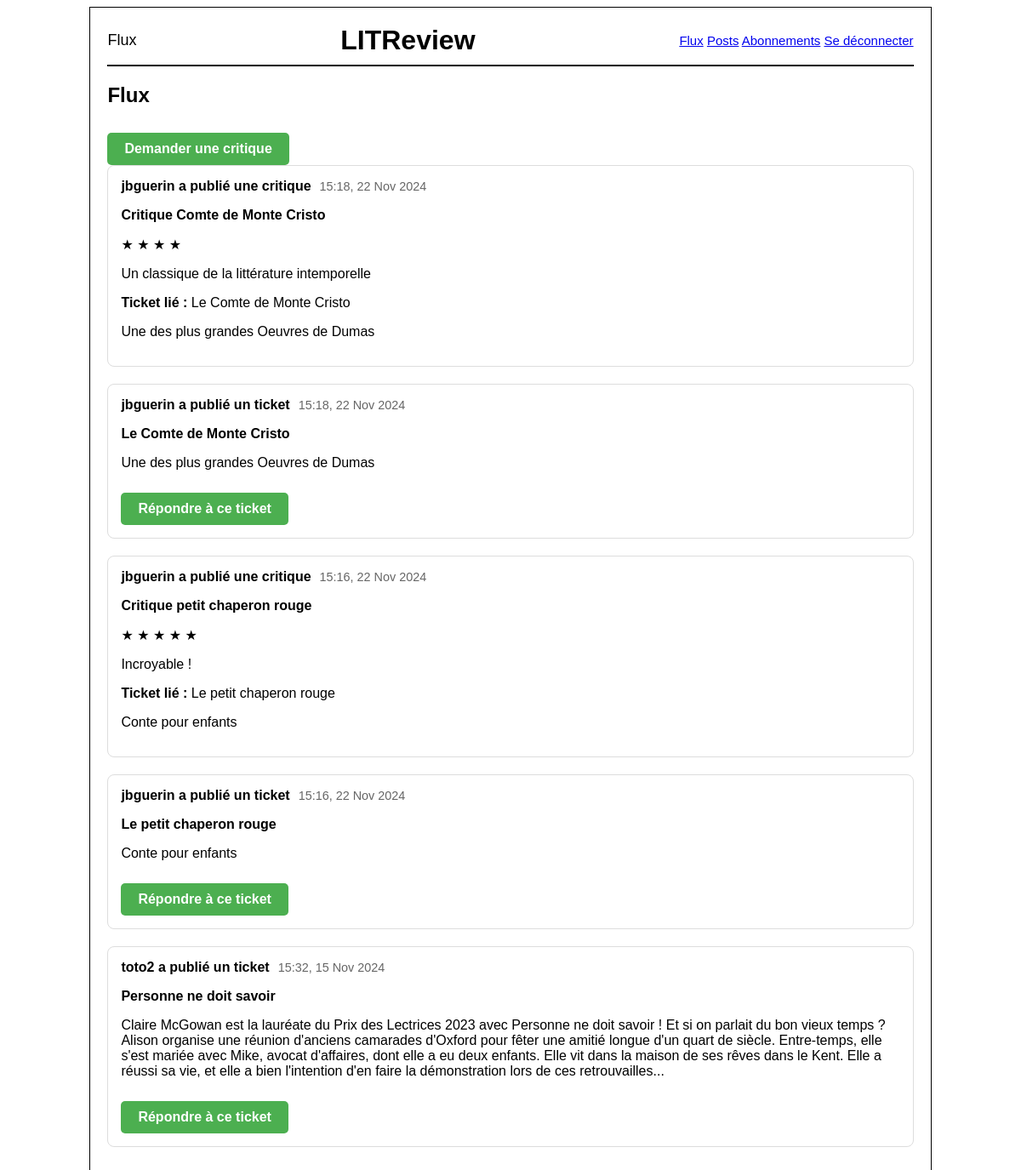
The app's page /flux/ (signed in) with its own data.
### review/models.py (models this page shows, shortened)
class Review(models.Model):
    ticket = models.ForeignKey(to=Ticket, on_delete=models.CASCADE)
    rating = models.PositiveSmallIntegerField(
        validators=[MinValueValidator(0), MaxValueValidator(5)])
    headline = models.CharField(max_length=128)
    body = models.TextField(max_length=8192, blank=True)
    user = models.ForeignKey(
        to=settings.AUTH_USER_MODEL, on_delete=models.CASCADE, null=True)
    time_created = models.DateTimeField(auto_now_add=True)
    contributors = models.ManyToManyField(
        settings.AUTH_USER_MODEL,
        through='ReviewContributor',
        related_name='contributions')

class Ticket(models.Model):
    title = models.CharField(max_length=128)
    description = models.TextField(max_length=2048, blank=True)
    user = models.ForeignKey(to=settings.AUTH_USER_MODEL, on_delete=models.CASCADE)
    image = models.ImageField(null=True, blank=True)
    time_created = models.DateTimeField(auto_now_add=True)

### authentification/models.py (models this page shows)
class User(AbstractUser):
    REVIEW_CREATOR = 'CREATOR'
    SUBSCRIBER = 'SUBSCRIBER'
    ROLE_CHOICES = (
        (REVIEW_CREATOR, 'créateur de review'),
        (SUBSCRIBER, 'abonné'),
    )
    role = models.CharField(max_length=30, choices=ROLE_CHOICES, verbose_name='rôle', default= REVIEW_CREATOR)
    follows = models.ManyToManyField(
        'self',
        limit_choices_to={'role': REVIEW_CREATOR},
        symmetrical=False,
        verbose_name='follow'
    )
    pass

### review/views.py (the view)
# urls.py: path("flux/", review.views.flux, name="flux"),
@login_required
def flux(request):
    followed_users = UserFollows.objects.filter(user=request.user).values_list('followed_user', flat=True)
    tickets = Ticket.objects.filter(user__in=followed_users)
    reviews = Review.objects.filter(user__in=followed_users)
    posts = sorted(
        list(tickets) + list(reviews),
        key=lambda x: x.time_created,
        reverse=True
    )
    context = {
        "posts": posts,
    }
    return render(request, "review/flux.html", context)

### review/templates/review/flux.html (shortened to what this page needs)
{% extends 'base.html' %}
{% block title %} Flux {% endblock title %}
{% block content %}
<div class="flux-page base-page">
    <div class="icone-title">
        <h2>Flux</h2>
    </div>
    <div class="connexion-button">
        <a href="{% url 'ticket_create' %}" class="styled-button">Demander une critique</a>
    </div>
    {% for post in posts %}
        <div class="post-container">
            <div class="post-header">
                <div class="post-info">
                    <strong>
                        {% if post.ticket %}
                            {{ post.user }} a publié une critique
                        {% else %}
                            {{ post.user }} a publié un ticket
                        {% endif %}
                    </strong>
                    <span class="post-date">{{ post.time_created|date:"H:i, d M Y" }}</span>
                </div>
            </div>
            {% if post.ticket %}
                <div class="post-content">
                    <p><strong>{{ post.headline }}</strong></p>
                    <span class='stars'>
                        {% for star in "x"|rjust:post.rating %}
                            ★
                        {% endfor %}
                    </span>
                    <p>{{ post.body }}</p>
                </div>
                <div class="ticket-content">
                    <p><strong>Ticket lié :</strong> {{ post.ticket.title }}</p>
                    <p>{{ post.ticket.description }}</p>
                </div>
            {% else %}
                <div class="ticket-content">
                    <p><strong>{{ post.title }}</strong></p>
                    <p class="text-description">{{ post.description }}</p>
                    <a href="{% url 'review_create' %}?ticket={{ post.id }}" class="styled-button">Répondre à ce ticket</a>
                </div>
            {% endif %}
        </div>
    {% endfor %}
</div>
{% endblock content %}

### litrevu/templates/base.html (style rules this page uses)
body { font-family: Arial, sans-serif; }

### review/templates/review/flux.html (style rules this page uses)
.styled-button { display: inline-block; padding: 10px 20px; background-color: #4CAF50; color: white; text-align: center; border-radius: 5px; text-decoration: none; font-weight: bold; margin-top: 10px; }
.post-container { border: 1px solid #ddd; padding: 15px; margin-bottom: 20px; border-radius: 8px; }
.post-header { display: flex; justify-content: space-between; align-items: center; }
.post-info { display: flex; align-items: center; gap: 10px; }
.post-date { font-size: 0.9em; color: #666; }
.post-content, .ticket-content { margin-top: 10px; }

### records on screen
Review: user "jbguerin", time_created "15:18, 22 Nov 2024", headline "Critique Comte de Monte Cristo", rating 4 (drawn), body "Un classique de la littérature intemporelle", ticket "Le Comte de Monte Cristo", ticket.description "Une des plus grandes Oeuvres de Dumas"
Ticket: user "jbguerin", time_created "15:18, 22 Nov 2024", title "Le Comte de Monte Cristo", description "Une des plus grandes Oeuvres de Dumas"
Review: user "jbguerin", time_created "15:16, 22 Nov 2024", headline "Critique petit chaperon rouge", rating 5 (drawn), body "Incroyable !", ticket "Le petit chaperon rouge", ticket.description "Conte pour enfants"
Ticket: user "jbguerin", time_created "15:16, 22 Nov 2024", title "Le petit chaperon rouge", description "Conte pour enfants"
Ticket: user "toto2", time_created "15:32, 15 Nov 2024", title "Personne ne doit savoir", description "Claire McGowan est la lauréate du Prix des Lectrices 2023 avec Personne ne doit savoir ! Et si on parlait du bon vieux temps ?Alison organise une réunion d'anciens camarades d'Oxford pour fêter une amitié longue d'un quart de siècle. Entre-temps, elle s'est mariée avec Mike, avocat d'affaires, dont elle a eu deux enfants. Elle vit dans la maison de ses rêves dans le Kent. Elle a réussi sa vie, et elle a bien l'intention d'en faire la démonstration lors de ces retrouvailles..."
